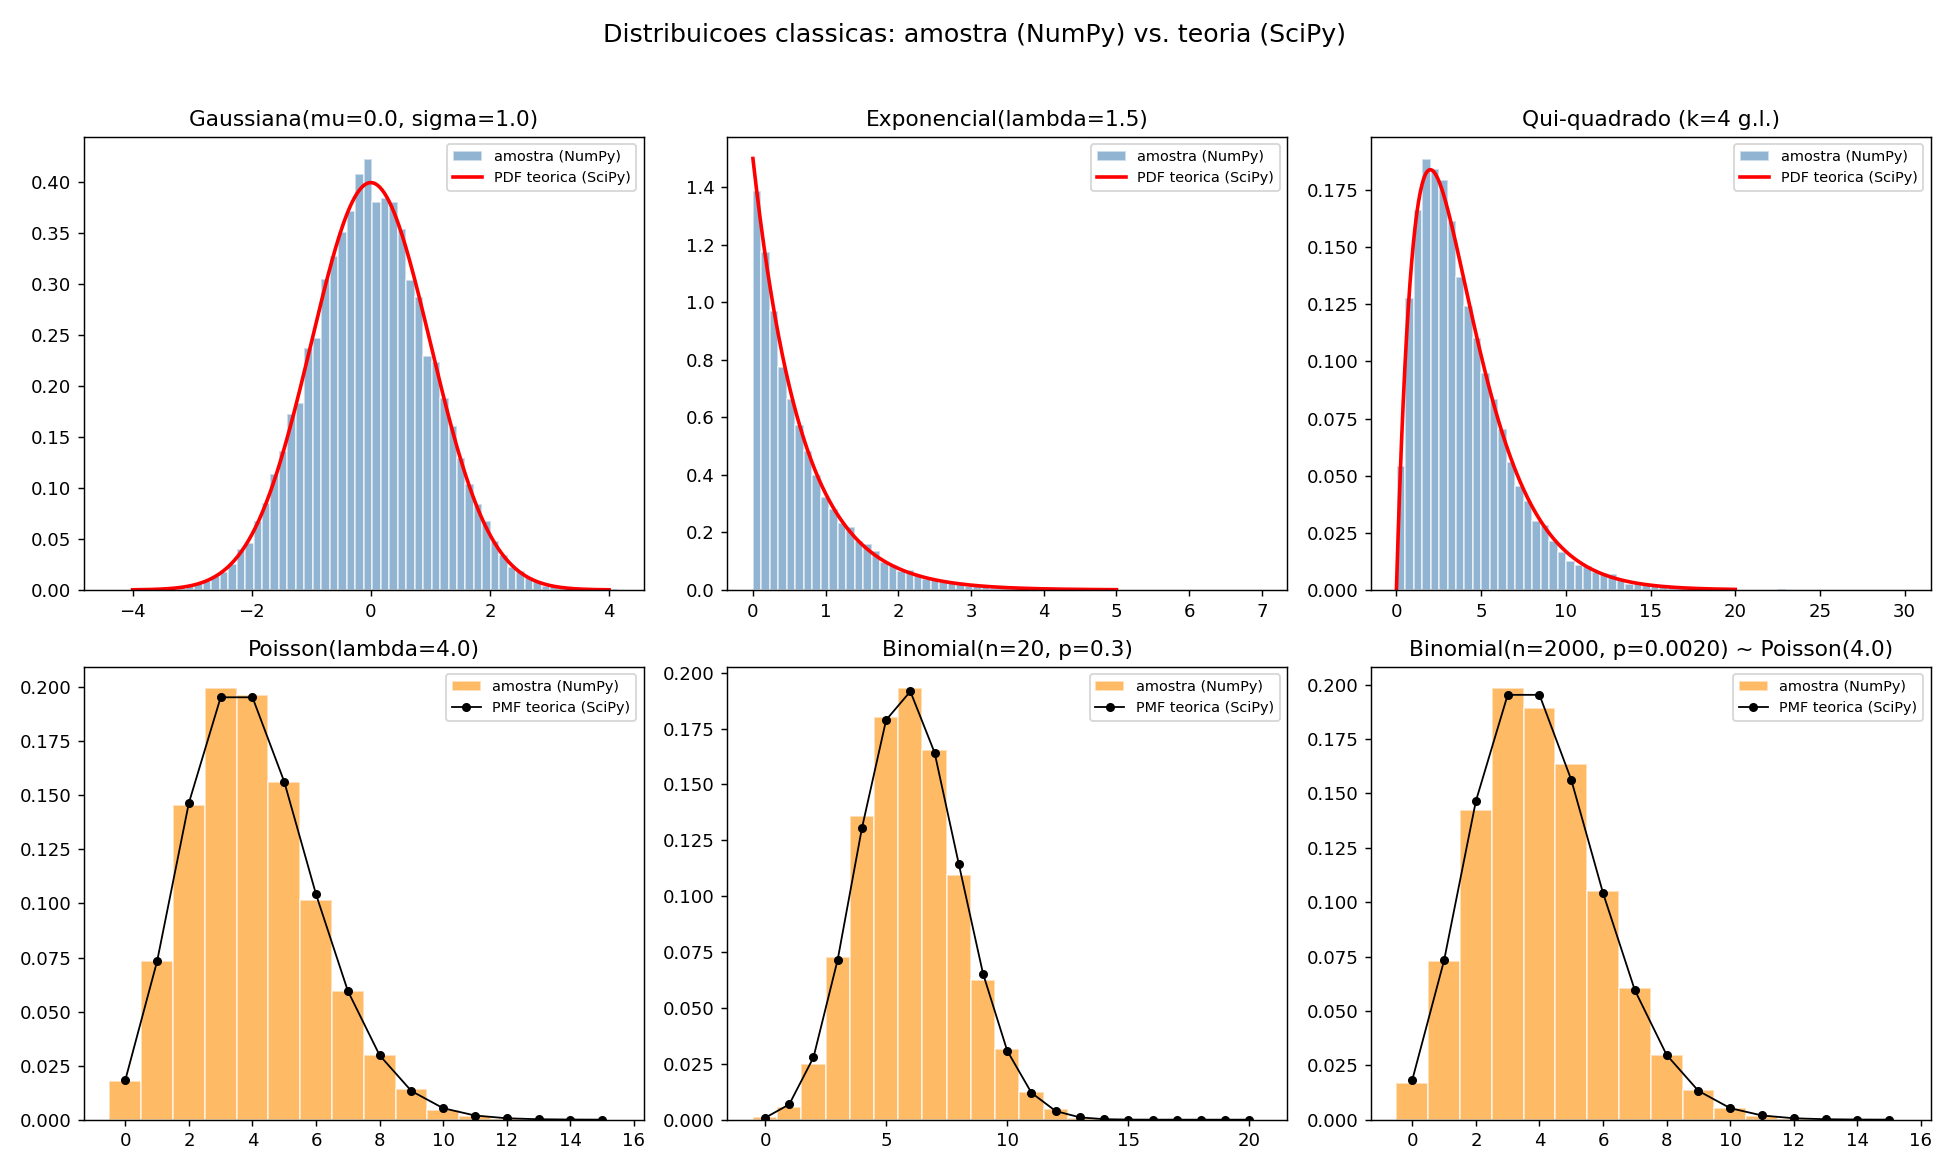

Reproduce this figure in Python.
"""
distribuicoes.py

Gera amostras das distribuicoes classicas (Gaussiana, Poisson, Binomial,
Exponencial e Qui-quadrado) usando NumPy, e sobrepoe a curva teorica
(PDF ou PMF) calculada com SciPy, para visualizar o quanto o histograma
de uma amostra finita se aproxima da distribuicao teorica.

Rodar com:
    python3 distribuicoes.py

Gera um arquivo distribuicoes.png com um painel 2x3.
"""

import numpy as np
import matplotlib.pyplot as plt
from scipy import stats

# Semente fixa para reprodutibilidade dos resultados no material didatico
rng = np.random.default_rng(seed=42)

N_AMOSTRAS = 20_000


def plot_continua(ax, amostra, x_min, x_max, pdf_teorica, titulo):
    """Histograma normalizado (densidade) + curva teorica para variavel continua."""
    ax.hist(amostra, bins=60, density=True, alpha=0.6,
            color="steelblue", edgecolor="white", label="amostra (NumPy)")
    x = np.linspace(x_min, x_max, 400)
    ax.plot(x, pdf_teorica(x), "r-", lw=2, label="PDF teorica (SciPy)")
    ax.set_title(titulo)
    ax.legend(fontsize=8)


def plot_discreta(ax, amostra, k_max, pmf_teorica, titulo):
    """Histograma de contagens + PMF teorica para variavel discreta."""
    k = np.arange(0, k_max + 1)
    bins = np.arange(-0.5, k_max + 1.5, 1)
    ax.hist(amostra, bins=bins, density=True, alpha=0.6,
            color="darkorange", edgecolor="white", label="amostra (NumPy)")
    ax.plot(k, pmf_teorica(k), "ko-", ms=4, lw=1, label="PMF teorica (SciPy)")
    ax.set_title(titulo)
    ax.legend(fontsize=8)


def main():
    fig, axes = plt.subplots(2, 3, figsize=(15, 9))

    # 1) Gaussiana / Normal ------------------------------------------------
    mu, sigma = 0.0, 1.0
    amostra_gauss = rng.normal(mu, sigma, N_AMOSTRAS)
    plot_continua(
        axes[0, 0], amostra_gauss, -4, 4,
        lambda x: stats.norm.pdf(x, mu, sigma),
        f"Gaussiana(mu={mu}, sigma={sigma})",
    )

    # 2) Exponencial ---------------------------------------------------------
    taxa = 1.5  # lambda; NumPy parametriza por "scale" = 1/lambda
    amostra_exp = rng.exponential(scale=1 / taxa, size=N_AMOSTRAS)
    plot_continua(
        axes[0, 1], amostra_exp, 0, 5,
        lambda x: stats.expon.pdf(x, scale=1 / taxa),
        f"Exponencial(lambda={taxa})",
    )

    # 3) Qui-quadrado ----------------------------------------------------
    graus_liberdade = 4
    amostra_chi2 = rng.chisquare(graus_liberdade, N_AMOSTRAS)
    plot_continua(
        axes[0, 2], amostra_chi2, 0, 20,
        lambda x: stats.chi2.pdf(x, graus_liberdade),
        f"Qui-quadrado (k={graus_liberdade} g.l.)",
    )

    # 4) Poisson -------------------------------------------------------------
    lam = 4.0
    amostra_poisson = rng.poisson(lam, N_AMOSTRAS)
    plot_discreta(
        axes[1, 0], amostra_poisson, k_max=15,
        pmf_teorica=lambda k: stats.poisson.pmf(k, lam),
        titulo=f"Poisson(lambda={lam})",
    )

    # 5) Binomial --------------------------------------------------------
    n_tentativas, p_sucesso = 20, 0.3
    amostra_binom = rng.binomial(n_tentativas, p_sucesso, N_AMOSTRAS)
    plot_discreta(
        axes[1, 1], amostra_binom, k_max=n_tentativas,
        pmf_teorica=lambda k: stats.binom.pmf(k, n_tentativas, p_sucesso),
        titulo=f"Binomial(n={n_tentativas}, p={p_sucesso})",
    )

    # Painel extra: Poisson como limite da Binomial quando n grande e p pequeno
    n_grande, p_pequeno = 2000, lam / 2000
    amostra_binom_lim = rng.binomial(n_grande, p_pequeno, N_AMOSTRAS)
    plot_discreta(
        axes[1, 2], amostra_binom_lim, k_max=15,
        pmf_teorica=lambda k: stats.poisson.pmf(k, lam),
        titulo=f"Binomial(n={n_grande}, p={p_pequeno:.4f}) ~ Poisson({lam})",
    )

    fig.suptitle("Distribuicoes classicas: amostra (NumPy) vs. teoria (SciPy)", fontsize=14)
    fig.tight_layout(rect=[0, 0, 1, 0.96])
    fig.savefig("distribuicoes.png", dpi=130)
    print("Figura salva em distribuicoes.png")

    # Impressao numerica de media/variancia amostral vs teorica (Gaussiana)
    print(f"\nGaussiana: media amostral={amostra_gauss.mean():.4f} "
          f"(teorica={mu}), var amostral={amostra_gauss.var():.4f} "
          f"(teorica={sigma**2})")


if __name__ == "__main__":
    main()
